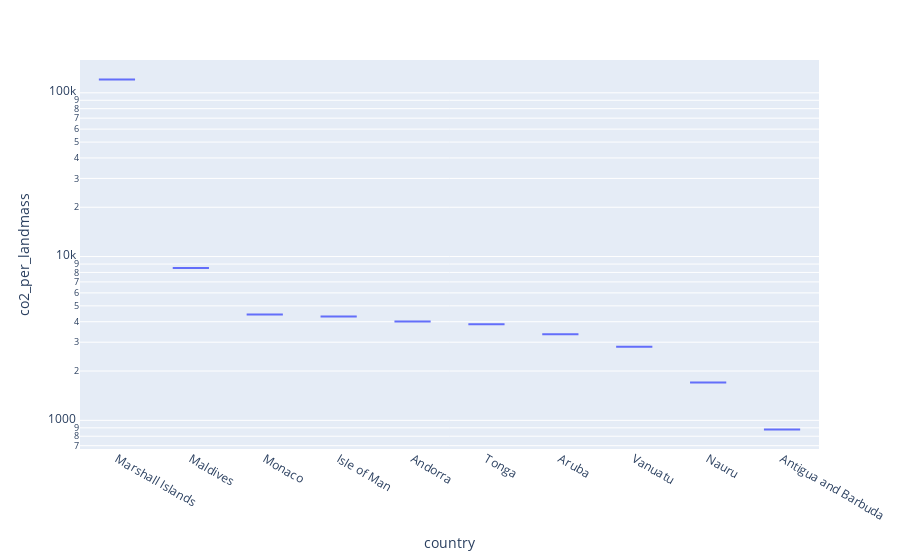

Notebook code cell kept with this figure:
### Markdown cell above
TOP 10 worst countries with co2 per landmass

### Code cell
# sort the dataframe by the landmass column in descending order
merged_df_sorted = merged_df.sort_values(by='co2_per_landmass', ascending=False)

# select the top 10 countries
top_10 = merged_df_sorted.head(10)

fig = px.box(top_10, x='country', y='co2_per_landmass', boxmode='group')

fig.update_layout(yaxis_type="log")

fig.show()

### Figure 1 — Plotly figure (JSON) as saved in the notebook; plotly's stock layout.template omitted (floating-point values rounded to 4 significant figures)
{"data": [{"alignmentgroup": "True", "hovertemplate": "country=%{x}<br>co2_per_landmass=%{y}<extra></extra>", "legendgroup": "", "marker": {"color": "#636efa"}, "name": "", "notched": false, "offsetgroup": "", "orientation": "v", "showlegend": false, "type": "box", "x": ["Marshall Islands", "Maldives", "Monaco", "Isle of Man", "Andorra", "Tonga", "Aruba", "Vanuatu", "Nauru", "Antigua and Barbuda"], "x0": " ", "xaxis": "x", "y": [120600.0, 8520.0, 4430.0, 4309.0, 4013.0, 3867.0, 3350.0, 2817.0, 1700.0, 878.5], "y0": " ", "yaxis": "y"}], "layout": {"autosize": true, "boxmode": "group", "legend": {"tracegroupgap": 0}, "margin": {"t": 60}, "xaxis": {"anchor": "y", "autorange": true, "domain": [0, 1], "range": [-0.5, 9.5], "title": {"text": "country"}, "type": "category"}, "yaxis": {"anchor": "x", "autorange": true, "domain": [0, 1], "range": [2.825, 5.2], "title": {"text": "co2_per_landmass"}, "type": "log"}}}
